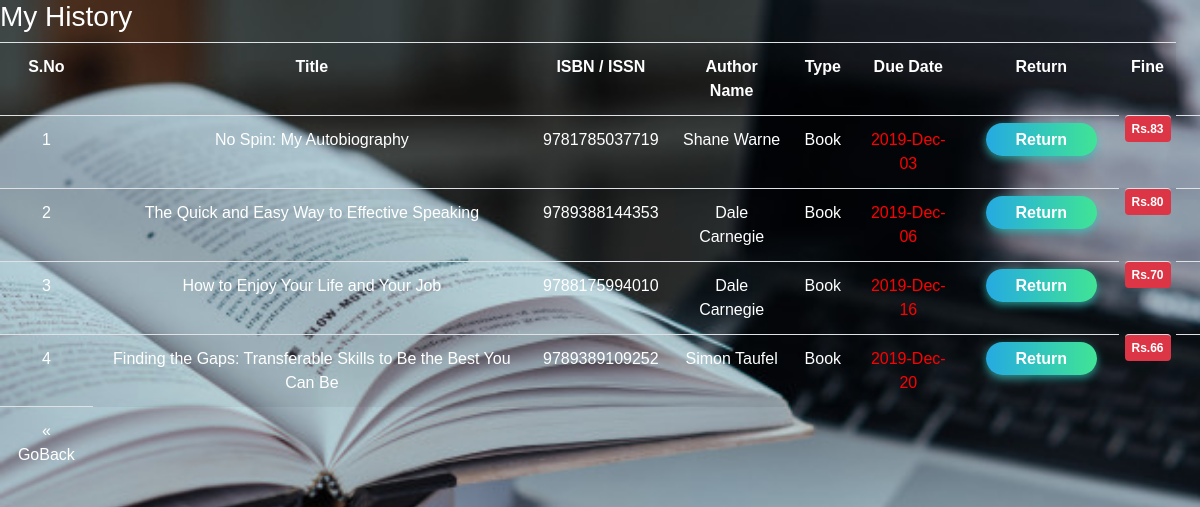
/myhistory.php (signed in), run on the app's committed database.
### tables this page shows
CREATE TABLE `borrow` (
  `id` int(11) NOT NULL,
  `name` varchar(225) NOT NULL,
  `title` varchar(253) NOT NULL,
  `ISBN` bigint(13) NOT NULL,
  `author` varchar(255) NOT NULL,
  `type` varchar(13) NOT NULL,
  `Due` text NOT NULL
);

### myhistory.php (the view, shortened to what this page needs)
<!DOCTYPE html>
<html>
<head>
<link rel="stylesheet"  href="bootstrap-4.3.1-dist/css/bootstrap.min.css">
<link rel="stylesheet" href="index_style.css" />
</head>
<body>
<?php
$i=0;$c=0;
require("connection.php");
	$username=$_SESSION['username'];
	$query = "SELECT * FROM `borrow` WHERE name='$username'";
    $result = mysqli_query($con,$query)or die(mysql_error());
            if($result){
            echo "<div class='table-responsive'>";
        	echo "<table class='table table-striped' id='tbl'style='text-align:center'>";
            echo "<div><h3 style='color:white'>My History</h3></div>";
            echo "<div class='col-sm-1'><tr><th> S.No </th><th>Title </th><th>ISBN / ISSN </th><th> Author Name </th><th> Type </th><th> Due Date </th><th>Return</th><th>Fine</th></tr>";
        	while ($row = mysqli_fetch_assoc($result)) {$i+=1;$c=1;
        		$nam=$row["author"];$tit=$row["title"];$num=$row["ISBN"];$typ=$row["type"];$Due=$row["Due"];$typ=$row["type"];
        		echo "<div class='col-sm-7'><tr><td>$i</td><td> $tit </td><td> $num </td><td> $nam </td><td> $typ </td>";?>
                <td
                    <?php
                        $now=date('Y-M-d');
                        $temp=(strtotime($Due)-strtotime($now));
                        $days=$temp/86400;
                        if($days == 3 or $days == 4)
                            {?>
                style="color:yellow"
                    <?php }
                    elseif($days <= 2){
                        ?>style="color:red"
                    <?php
                    }
                    else{
                         ?>style="color:white"
                    <?php
                    } ?>
                >
                <?php echo "$Due"; ?></td>
                <td><a class='btn-hover color-br' href='return.php?num=<?php echo $num ?>&nam=<?php echo $nam ?>&tit=<?php echo $tit ?>&typ=<?php echo $typ ?>&days=<?php echo $days ?>'>Return</a></td><td
                <?php
                    $Due=strtotime($Due);
                    $now=strtotime($now);
                    $diff=(($Due-$now)/86400);
                if($diff<=0){ ?>
                 class='badge badge-danger' style="padding: 7px "><?PHP echo "Rs.".abs($diff);  }else{echo "-";}?><td></tr><?php
        	}
                  ?>
            <tr><td> <a href='index.php?username=<?php echo $username ?>'>&laquo; GoBack </a></td></tr>
            <?php
echo "</table></div></div></div>";
        }
 ?>
</body>
</html>

### index_style.css (style rules this page uses)
* { -webkit-box-sizing: border-box; -moz-box-sizing: border-box; box-sizing: border-box; }
a { color: white; }
#tbl { color: white; }
body { font-family: cursive; background: url("image/3.jpg"); background-size: cover; background-attachment: fixed; }
.btn-hover { width: 150px; font-size: 16px; font-weight: 550; color: #fff; cursor: pointer; margin: 10px; height: 35px; text-align:center; border: none; background-size: 300% 100%; border-radius: 70px; moz-transition: all .4s ease-in-out; -o-transition: all .4s ease-in-out; -webkit-transition: all .4s ease-in-out; transition: all .4s ease-in-out; }
.btn-hover.color-br { padding: 8px 30px; background-image: linear-gradient(to right, #25aae1, #40e495, #30dd8a, #2bb673); box-shadow: 0 3px 8px 0 rgba(49, 196, 190, 0.75); }
body { margin: 0; padding: 0; font-family: "Avenir Next", "Avenir", sans-serif; }

### data on the page
borrow: title "No Spin: My Autobiography", ISBN "9781785037719", author "Shane Warne", type "Book", Due "2019-Dec-03", Due "83"
borrow: title "The Quick and Easy Way to Effective Speaking", ISBN "9789388144353", author "Dale Carnegie", type "Book", Due "2019-Dec-06", Due "80"
borrow: title "How to Enjoy Your Life and Your Job", ISBN "9788175994010", author "Dale Carnegie", type "Book", Due "2019-Dec-16", Due "70"
borrow: title "Finding the Gaps: Transferable Skills to Be the Best You Can Be", ISBN "9789389109252", author "Simon Taufel", type "Book", Due "2019-Dec-20", Due "66"
